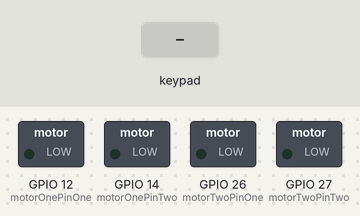
Bench run of a sketch on a simulated ESP32. Shown: switched loads named in the sketch (green lamp = pin HIGH). The test bench sets the inputs (shaded band).

Above: at 1.2 s.
1.3 s: key 'U' pressed
At 1.5 s:
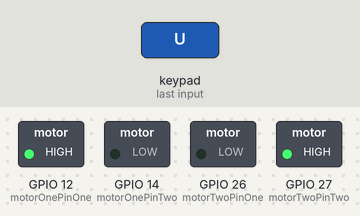
3.2 s: key 'D' pressed
At 3.4 s:
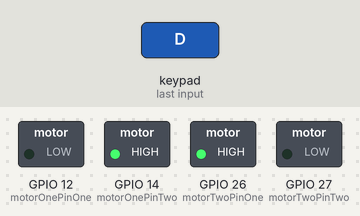
5.1 s: key 'L' pressed
At 5.3 s:
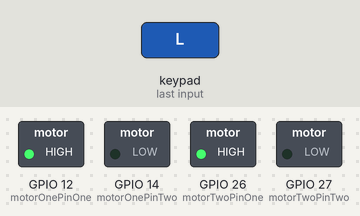
7.0 s: key 'R' pressed
At 7.2 s:
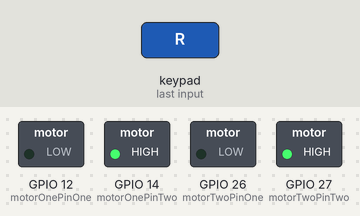
Timing chart, 0 to 9.9 s (numbered marks = the images above; inputs shaded):
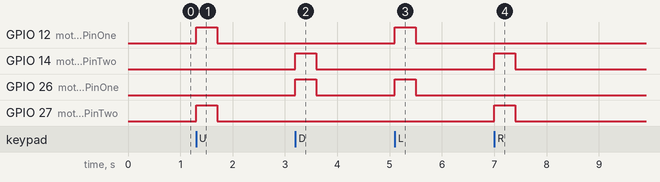

The sketch:

BluetoothCarModule.ino
```cpp
#define CUSTOM_SETTINGS
#define INCLUDE_GAMEPAD_MODULE
#include <DabbleESP32.h>

// Control two left wheels
int motorOnePinOne = 12;
int motorOnePinTwo = 14;

// Control two right wheels
int motorTwoPinOne = 26;
int motorTwoPinTwo = 27;

void setUpPinModes()
{
  pinMode(motorOnePinOne,OUTPUT);
  pinMode(motorOnePinTwo,OUTPUT);

  pinMode(motorTwoPinOne,OUTPUT);
  pinMode(motorTwoPinTwo,OUTPUT);
}

void setup()
{
  setUpPinModes();
  Dabble.begin("Batmobile");
}

void loop()
{
  Dabble.processInput();
  if (GamePad.isLeftPressed())
  {
    // TURN LEFT
    digitalWrite(motorOnePinOne, HIGH);
    digitalWrite(motorOnePinTwo, LOW);
    digitalWrite(motorTwoPinOne, HIGH);
    digitalWrite(motorTwoPinTwo, LOW);
  }

  else if (GamePad.isRightPressed())
  {
    // TURN RIGHT
    digitalWrite(motorOnePinOne, LOW);
    digitalWrite(motorOnePinTwo, HIGH);
    digitalWrite(motorTwoPinOne, LOW);
    digitalWrite(motorTwoPinTwo, HIGH);
  }

  else if (GamePad.isDownPressed())
  {
    // MOVE BACKWARDS
    digitalWrite(motorOnePinOne, LOW);
    digitalWrite(motorOnePinTwo, HIGH);
    digitalWrite(motorTwoPinOne, HIGH);
    digitalWrite(motorTwoPinTwo, LOW);
  }

  else if (GamePad.isUpPressed())
  {
    // MOVE BACKWARDS
    digitalWrite(motorOnePinOne, HIGH);
    digitalWrite(motorOnePinTwo, LOW);
    digitalWrite(motorTwoPinOne, LOW);
    digitalWrite(motorTwoPinTwo, HIGH);
  }

  else{
    // STOP
    digitalWrite(motorOnePinOne, LOW);
    digitalWrite(motorOnePinTwo, LOW);
    digitalWrite(motorTwoPinOne, LOW);
    digitalWrite(motorTwoPinTwo, LOW);
  }

}
```

Measured:
- after the input at 1.3 s, GPIO 12 (motorOnePinOne), GPIO 27 (motorTwoPinTwo): LOW → HIGH at once, → LOW 0.40 s later
- after the input at 3.2 s, GPIO 14 (motorOnePinTwo), GPIO 26 (motorTwoPinOne): LOW → HIGH at once, → LOW 0.40 s later
- after the input at 5.1 s, GPIO 12 (motorOnePinOne), GPIO 26 (motorTwoPinOne): LOW → HIGH at once, → LOW 0.40 s later
- after the input at 7.0 s, GPIO 14 (motorOnePinTwo), GPIO 27 (motorTwoPinTwo): LOW → HIGH at once, → LOW 0.40 s later
